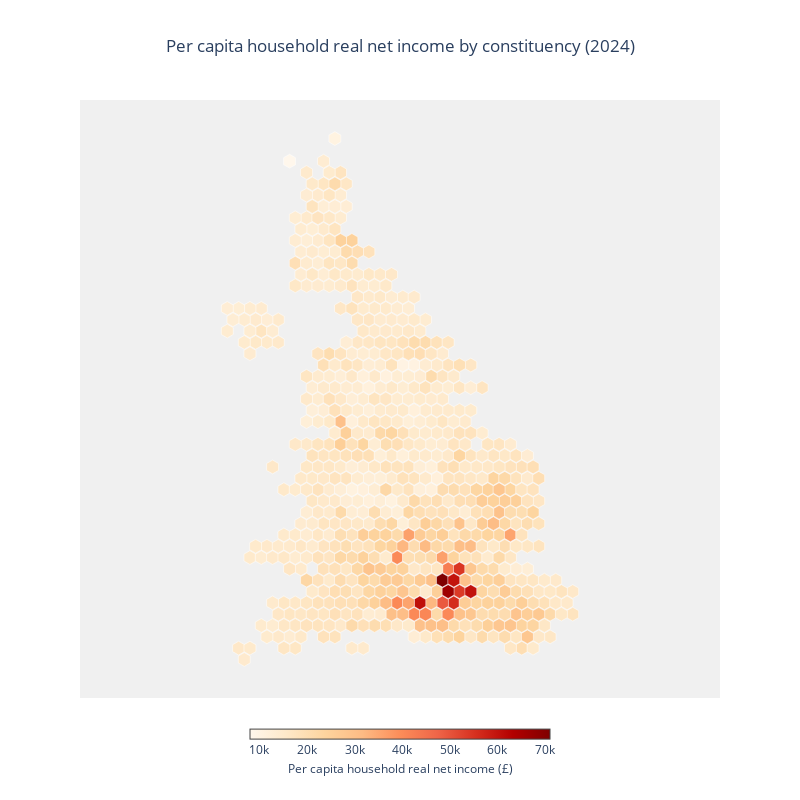

Notebook code cell kept with this figure:
### Code cell
def get_income_data():
    constituencies = pd.read_csv("../policyengine_uk_local_areas/constituencies_2024.csv")
    hex_locations = pd.read_csv("../policyengine_uk_local_areas/hex_map/hex_map_2024.csv")
    
    with h5py.File("../constituencies/weights.h5", "r") as f:
        weights = f["weight"][:]
    
    mapping_matrix = pd.read_csv("../mapping_2010_to_2024/mapping_matrix.csv")
    mapping_matrix = mapping_matrix.set_index(mapping_matrix.columns[0])
    mapping_matrix = mapping_matrix.div(mapping_matrix.sum(), axis=1)
    
    weights_2024 = mapping_matrix.T.dot(weights)
    
    # Calculate income and population for 2024 only
    income_2024 = np.dot(weights_2024, baseline_income.values)
    population_2024 = np.dot(weights_2024, baseline_people.values)
    
    # Calculate per capita income for 2024
    per_capita_2024 = income_2024 / population_2024
    
    df = pd.DataFrame({
        'code': mapping_matrix.columns,
        'income': per_capita_2024
    })
    df = df.merge(constituencies[['code', 'name']], on='code', how='left')
    merged_df = pd.merge(df, hex_locations, on='code', how='inner')
    
    return merged_df

# Get the data
data = get_income_data()

data.x = data.x + (data.y % 2 == 0) * 0.5

# Create the interactive plot
fig = go.Figure()

# Add hexagons
fig.add_trace(go.Scatter(
    x=data['x'],
    y=data['y'],
    mode='markers',
    marker=dict(
        size=13.8,
        color=data['income'],
        colorscale='OrRd',
        symbol='hexagon',
        line=dict(color='white', width=0.5),
        colorbar=dict(
            title=dict(
                text='Per capita household real net income (£)',
                side='bottom',
                font=dict(size=12)
            ),
            orientation='h',
            y=-0.15,
            xanchor='center',
            x=0.5,
            thickness=10,
            len=0.5,
            nticks=7,  # Reduced number of ticks
            tickangle=0  # Rotate the tick labels
            # tickformat=',.0f',  # Format as thousands with comma
            # tickprefix='£'  # Add pound symbol
        )
    ),
    hovertemplate=
    '<b>Constituency:</b> %{text}<br>' +
    '<b>Income:</b> £%{marker.color:,.0f}<br>' +
    '<extra></extra>',  # removes secondary box
    text=data['name']
))

# Update layout
fig.update_layout(
    title=dict(
        text='Per capita household real net income by constituency (2024)',
        x=0.5,
        y=0.95,
        xanchor='center',
        yanchor='top'
    ),
    paper_bgcolor='white',
    plot_bgcolor='#f0f0f0',
    showlegend=False,
    width=800,
    height=800,
    xaxis=dict(
        showgrid=False,
        showticklabels=False,
        zeroline=False
    ),
    yaxis=dict(
        showgrid=False,
        showticklabels=False,
        zeroline=False,
        scaleanchor='x',
        scaleratio=1
    )
)

# Show the plot
fig.show()

### Figure 1 — Plotly figure (JSON) as saved in the notebook; plotly's stock layout.template omitted (floating-point values rounded to 4 significant figures; data arrays with more than 128 entries replaced by an {"elided": "..."} marker saying what was removed)
{"data": [{"hovertemplate": "<b>Constituency:</b> %{text}<br><b>Income:</b> £%{marker.color:,.0f}<br><extra></extra>", "marker": {"color": {"elided": "650 float values"}, "colorbar": {"len": 0.5, "nticks": 7, "orientation": "h", "thickness": 10, "tickangle": 0, "title": {"font": {"size": 12}, "side": "bottom", "text": "Per capita household real net income (£)"}, "x": 0.5, "xanchor": "center", "y": -0.15}, "colorscale": [[0, "rgb(255,247,236)"], [0.125, "rgb(254,232,200)"], [0.25, "rgb(253,212,158)"], [0.375, "rgb(253,187,132)"], [0.5, "rgb(252,141,89)"], [0.625, "rgb(239,101,72)"], [0.75, "rgb(215,48,31)"], [0.875, "rgb(179,0,0)"], [1, "rgb(127,0,0)"]], "line": {"color": "white", "width": 0.5}, "size": 13.8, "symbol": "hexagon"}, "mode": "markers", "text": {"elided": "650 str values"}, "type": "scatter", "x": {"elided": "650 float values"}, "y": {"elided": "650 int values"}}], "layout": {"height": 800, "paper_bgcolor": "white", "plot_bgcolor": "#f0f0f0", "showlegend": false, "title": {"text": "Per capita household real net income by constituency (2024)", "x": 0.5, "xanchor": "center", "y": 0.95, "yanchor": "top"}, "width": 800, "xaxis": {"showgrid": false, "showticklabels": false, "zeroline": false}, "yaxis": {"scaleanchor": "x", "scaleratio": 1, "showgrid": false, "showticklabels": false, "zeroline": false}}}
